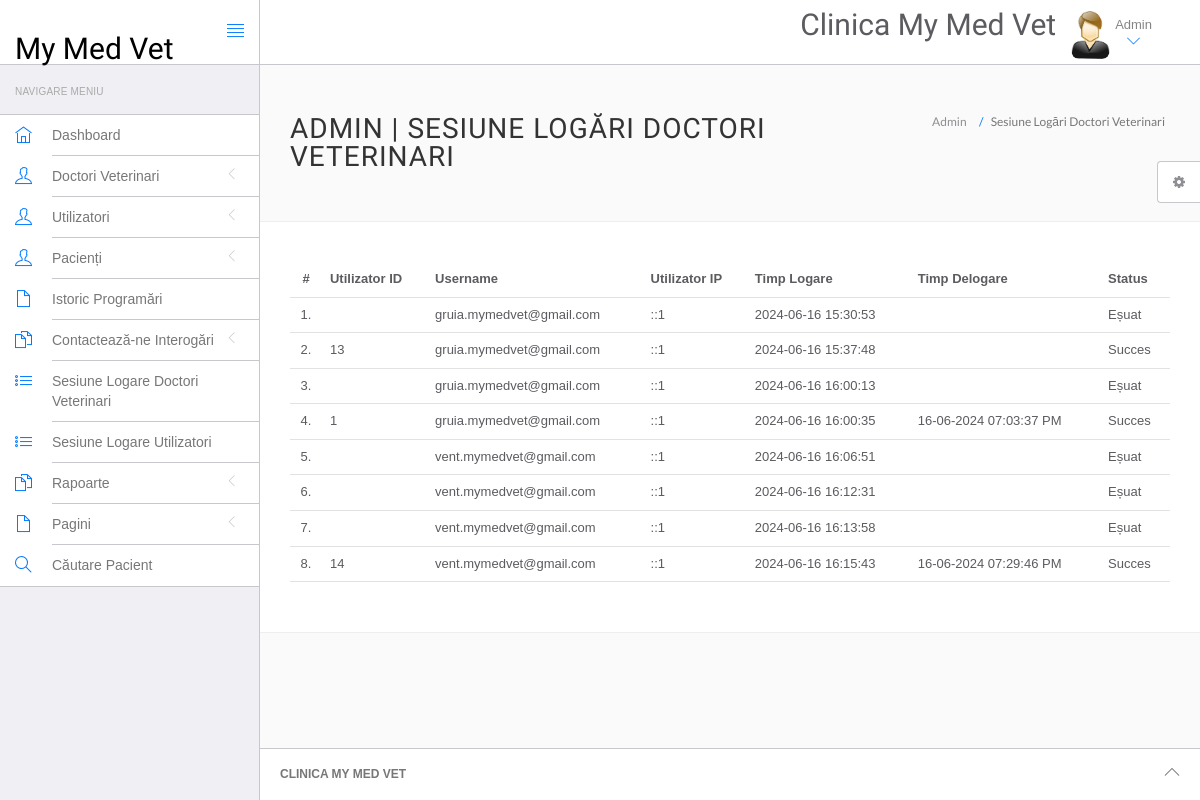
/mymedvet/admin/doctor-logs.php (signed in), run on an earlier commit of the app's database.
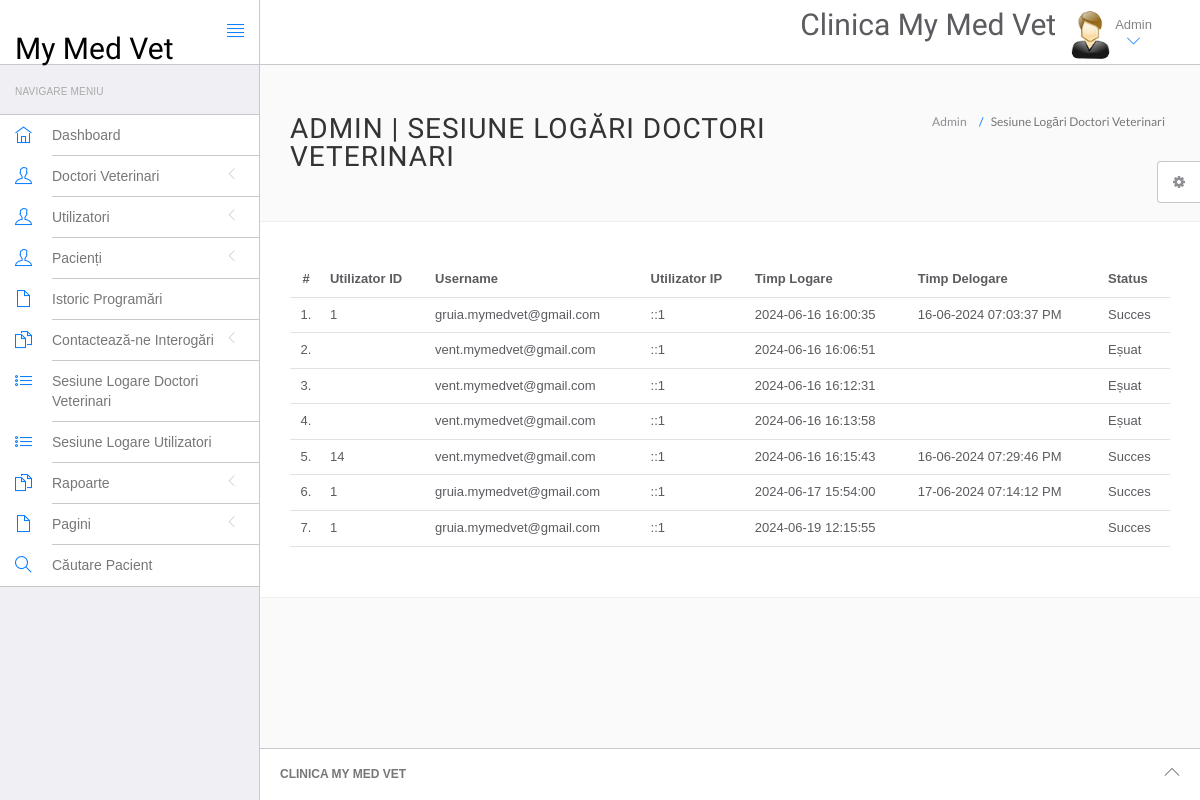
And on a later commit of the database.
### tables this page shows
CREATE TABLE `vetdoclog` (
  `id` int(11) NOT NULL,
  `uid` int(11) DEFAULT NULL,
  `username` varchar(255) DEFAULT NULL,
  `userip` binary(16) DEFAULT NULL,
  `loginTime` timestamp NULL DEFAULT current_timestamp(),
  `logout` varchar(255) DEFAULT NULL,
  `status` int(11) DEFAULT NULL
);

### mymedvet/admin/doctor-logs.php (the view, shortened to what this page needs)
<?php
include('include/config.php');
if(strlen($_SESSION['id']==0)) {
 header('location:logout.php');
  } else{
?>
<!DOCTYPE html>
<html lang="en">
	<head>
		<link rel="stylesheet" href="vendor/bootstrap/css/bootstrap.min.css">
		<link rel="stylesheet" href="vendor/fontawesome/css/font-awesome.min.css">
		<link rel="stylesheet" href="vendor/themify-icons/themify-icons.min.css">
		<link href="vendor/animate.css/animate.min.css" rel="stylesheet" media="screen">
		<link href="vendor/perfect-scrollbar/perfect-scrollbar.min.css" rel="stylesheet" media="screen">
		<link href="vendor/switchery/switchery.min.css" rel="stylesheet" media="screen">
		<link href="vendor/bootstrap-touchspin/jquery.bootstrap-touchspin.min.css" rel="stylesheet" media="screen">
		<link href="vendor/select2/select2.min.css" rel="stylesheet" media="screen">
		<link href="vendor/bootstrap-datepicker/bootstrap-datepicker3.standalone.min.css" rel="stylesheet" media="screen">
		<link href="vendor/bootstrap-timepicker/bootstrap-timepicker.min.css" rel="stylesheet" media="screen">
		<link rel="stylesheet" href="customstyle/css/styles.css">
		<link rel="stylesheet" href="customstyle/css/plugins.css">
		<link rel="stylesheet" href="customstyle/css/themes/theme-1.css" id="skin_color" />
	</head>
	<body>
		<div id="app">
<?php include('include/sidebar.php');?>
			<div class="app-content">
					<?php include('include/header.php');?>
				<div class="main-content" >
					<div class="wrap-content container" id="container">
						<section id="page-title">
							<div class="row">
								<div class="col-sm-8">
									<h1 class="mainTitle">Admin  | Sesiune Logări Doctori Veterinari</h1>
																	</div>
								<ol class="breadcrumb">
									<li>
										<span>Admin </span>
									</li>
									<li class="active">
										<span>Sesiune Logări Doctori Veterinari</span>
									</li>
								</ol>
							</div>
						</section>
						<div class="container-fluid container-fullw bg-white">
									<div class="row">
								<div class="col-md-12">
									<table class="table table-hover" id="sample-table-1">
										<thead>
											<tr>
												<th class="center">#</th>
												<th class="hidden-xs">Utilizator ID</th>
												<th>Username</th>
												<th>Utilizator IP</th>
												<th>Timp Logare </th>
												<th>Timp Delogare </th>
												<th>Status </th>
											</tr>
										</thead>
										<tbody>
<?php
$sql=mysqli_query($con,"select * from vetdoclog ");
$cnt=1;
while($row=mysqli_fetch_array($sql))
{
?>
											<tr>
												<td class="center"><?php echo $cnt;?>.</td>
												<td class="hidden-xs"><?php echo $row['uid'];?></td>
												<td class="hidden-xs"><?php echo $row['username'];?></td>
												<td><?php echo $row['userip'];?></td>
												<td><?php echo $row['loginTime'];?></td>
												<td><?php echo $row['logout'];?>
												</td>
												<td>
<?php if($row['status']==1)
{
	echo "Succes";
}
else
{
	echo "Eșuat";
}?>
</td>
											</tr>
											<?php
$cnt=$cnt+1;
											 }?>
										</tbody>
									</table>
								</div>
							</div>
								</div>
					</div>
				</div>
			</div>
	<?php include('include/footer.php');?>
	<?php include('include/setting.php');?>
		</div>
	</body>
</html>
<?php } ?>

### mymedvet/admin/include/sidebar.php (shortened to what this page needs)
<div class="sidebar app-aside" id="sidebar">
				<div class="sidebar-container perfect-scrollbar">
<nav>
						<div class="navbar-title">
							<span>Navigare Meniu</span>
						</div>
						<ul class="main-navigation-menu">
							<li>
								<a href="dashboard.php">
									<div class="item-content">
										<div class="item-media">
											<i class="ti-home"></i>
										</div>
										<div class="item-inner">
											<span class="title"> Dashboard </span>
										</div>
									</div>
								</a>
							</li>
							<li>
								<a href="javascript:void(0)">
									<div class="item-content">
										<div class="item-media">
											<i class="ti-user"></i>
										</div>
										<div class="item-inner">
											<span class="title"> Doctori Veterinari </span><i class="icon-arrow"></i>
										</div>
									</div>
								</a>
								</li>
				<li>
								<a href="javascript:void(0)">
									<div class="item-content">
										<div class="item-media">
											<i class="ti-user"></i>
										</div>
										<div class="item-inner">
											<span class="title"> Utilizatori </span><i class="icon-arrow"></i>
										</div>
									</div>
								</a>
								</li>
								<li>
								<a href="javascript:void(0)">
									<div class="item-content">
										<div class="item-media">
											<i class="ti-user"></i>
										</div>
										<div class="item-inner">
											<span class="title"> Pacienți </span><i class="icon-arrow"></i>
										</div>
									</div>
								</a>
								</li>
<li>
								<a href="appointment-history.php">
									<div class="item-content">
										<div class="item-media">
											<i class="ti-file"></i>
										</div>
										<div class="item-inner">
											<span class="title"> Istoric Programări </span>
										</div>
									</div>
								</a>
							</li>
				<li>
								<a href="javascript:void(0)">
									<div class="item-content">
										<div class="item-media">
											<i class="ti-files"></i>
										</div>
										<div class="item-inner">
											<span class="title"> Contactează-ne Interogări </span><i class="icon-arrow"></i>
										</div>
									</div>
								</a>
								</li>
	<li>
								<a href="doctor-logs.php">
									<div class="item-content">
										<div class="item-media">
											<i class="ti-list"></i>
										</div>
										<div class="item-inner">
											<span class="title"> Sesiune Logare Doctori Veterinari </span>
										</div>
									</div>
								</a>
							</li>
							<li>
								<a href="user-logs.php">
									<div class="item-content">
										<div class="item-media">
											<i class="ti-list"></i>
										</div>
										<div class="item-inner">
											<span class="title"> Sesiune Logare Utilizatori </span>
										</div>
									</div>
								</a>
							</li>
				<li>
								<a href="javascript:void(0)">
									<div class="item-content">
										<div class="item-media">
											<i class="ti-files"></i>
										</div>
										<div class="item-inner">
											<span class="title"> Rapoarte </span><i class="icon-arrow"></i>
										</div>
									</div>
								</a>
							</li>
				<li>
								<a href="javascript:void(0)">
									<div class="item-content">
										<div class="item-media">
											<i class="ti-file"></i>
										</div>
										<div class="item-inner">
											<span class="title"> Pagini </span><i class="icon-arrow"></i>
										</div>
									</div>
								</a>
							</li>
								<li>
								<a href="patient-search.php">
									<div class="item-content">
										<div class="item-media">
											<i class="ti-search"></i>
										</div>
										<div class="item-inner">
											<span class="title"> Căutare Pacient </span>
										</div>
									</div>
								</a>
							</li>
						</ul>
					</nav>
					</div>
			</div>

### mymedvet/admin/include/header.php (shortened to what this page needs)
<header class="navbar navbar-default navbar-static-top">
					<div class="navbar-header">
						<a class="navbar-brand" href="#">
							<h2 style="padding-top:20%; color:#000 ">My Med Vet</h2>
						</a>
						<a href="#" class="sidebar-toggler pull-right visible-md visible-lg" data-toggle-class="app-sidebar-closed" data-toggle-target="#app">
							<i class="ti-align-justify"></i>
						</a>
					</div>
					<div class="navbar-collapse collapse">
						<ul class="nav navbar-right">
								<li  style="padding-top:2% ">
								<h2>Clinica My Med Vet</h2>
							</li>
							<li class="dropdown current-user">
								<a href class="dropdown-toggle" data-toggle="dropdown">
									<img src="customstyle/images/images.jpg" > <span class="username">
			Admin
									<i class="ti-angle-down"></i></i></span>
								</a>
							</li>
						</ul>
					</div>
				</header>

### mymedvet/admin/include/footer.php
<footer>
				<div class="footer-inner">
					<div class="pull-left">
					<span class="text-bold text-uppercase"> Clinica My Med Vet</span>
					</div>
					<div class="pull-right">
						<span class="go-top"><i class="ti-angle-up"></i></span>
					</div>
				</div>
			</footer>

### mymedvet/admin/include/setting.php (shortened to what this page needs)
<div class="settings panel panel-default hidden-xs hidden-sm" id="settings">
				<button ct-toggle="toggle" data-toggle-class="active" data-toggle-target="#settings" class="btn btn-default">
					<i class="fa fa-spin fa-gear"></i>
				</button>
			</div>

### mymedvet/admin/customstyle/css/plugins.css (style rules this page uses)
.perfect-scrollbar { overflow-y: hidden !important; }

### mymedvet/admin/customstyle/css/themes/theme-1.css (style rules this page uses)
body { background: #FAFAFA; }
header .navbar-header { background: #ffffff !important; border-right-color: #c8c7cc !important; border-bottom-color: #c8c7cc !important; }
header .navbar-header .sidebar-toggler, header .navbar-header .sidebar-mobile-toggler { color: #007aff !important; }
header .navbar-header .navbar-brand { color: #777 !important; }
header .navbar-collapse { background: #ffffff !important; border-bottom-color: #c8c7cc !important; box-shadow: none !important; }
header .navbar-collapse .navbar-right > li > a { color: #777; }
header .navbar-collapse .navbar-right > li > a i { color: #007aff !important; }
#sidebar { background: #EFEFF4 !important; }
#sidebar:before { border-right-width: "1px" !important; border-right-style: solid; border-right-color: #c8c7cc !important; }
#sidebar nav { border-right-width: "1px" !important; border-right-style: solid; border-right-color: #c8c7cc !important; }
#sidebar nav .navbar-title { color: #aaaaaa; }
#sidebar nav > ul { background: #ffffff !important; border-bottom-color: #c8c7cc !important; border-top-color: #c8c7cc !important; }
#sidebar nav > ul > li > a .item-media > i { color: #007aff !important; }
#sidebar nav > ul > li > a .item-inner { color: #777 !important; border-bottom-color: #c8c7cc; }
#app > footer { background: #ffffff !important; border-top-color: #c8c7cc !important; color: #777; }

What changed in the data, as far as the page shows it:
removed vetdoclog: username "gruia.mymedvet@gmail.com", userip "::1", loginTime "2024-06-16 15:30:53", status "Eșuat"
removed vetdoclog: uid "13", username "gruia.mymedvet@gmail.com", userip "::1", loginTime "2024-06-16 15:37:48", status "Succes"
removed vetdoclog: username "gruia.mymedvet@gmail.com", userip "::1", loginTime "2024-06-16 16:00:13", status "Eșuat"
added vetdoclog: uid "1", username "gruia.mymedvet@gmail.com", userip "::1", loginTime "2024-06-17 15:54:00", logout "17-06-2024 07:14:12 PM", status "Succes"
added vetdoclog: uid "1", username "gruia.mymedvet@gmail.com", userip "::1", loginTime "2024-06-19 12:15:55", status "Succes"
